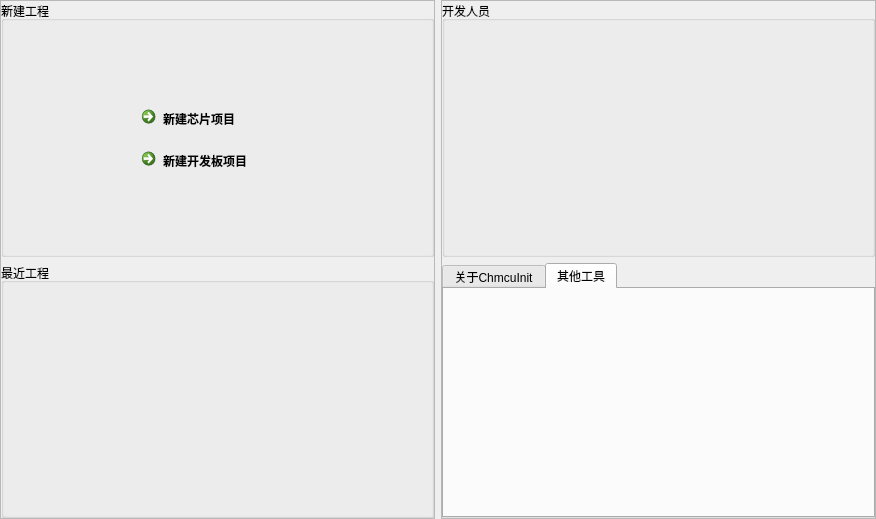
<?xml version="1.0" encoding="UTF-8"?>
<ui version="4.0">
 <class>FormHome</class>
 <widget class="QWidget" name="FormHome">
  <property name="geometry">
   <rect>
    <x>0</x>
    <y>0</y>
    <width>876</width>
    <height>519</height>
   </rect>
  </property>
  <property name="windowTitle">
   <string>Form</string>
  </property>
  <layout class="QGridLayout" name="gridLayout_3">
   <property name="leftMargin">
    <number>0</number>
   </property>
   <property name="topMargin">
    <number>0</number>
   </property>
   <property name="rightMargin">
    <number>0</number>
   </property>
   <property name="bottomMargin">
    <number>0</number>
   </property>
   <item row="0" column="0">
    <widget class="QFrame" name="frame_2">
     <property name="frameShape">
      <enum>QFrame::StyledPanel</enum>
     </property>
     <property name="frameShadow">
      <enum>QFrame::Raised</enum>
     </property>
     <layout class="QGridLayout" name="gridLayout_2" columnstretch="0" rowminimumheight="0,0">
      <property name="leftMargin">
       <number>0</number>
      </property>
      <property name="topMargin">
       <number>0</number>
      </property>
      <property name="rightMargin">
       <number>0</number>
      </property>
      <property name="bottomMargin">
       <number>0</number>
      </property>
      <item row="0" column="0">
       <widget class="QGroupBox" name="groupBox">
        <property name="sizePolicy">
         <sizepolicy hsizetype="Expanding" vsizetype="Ignored">
          <horstretch>0</horstretch>
          <verstretch>0</verstretch>
         </sizepolicy>
        </property>
        <property name="title">
         <string>新建工程</string>
        </property>
        <layout class="QGridLayout" name="gridLayout_4">
         <property name="leftMargin">
          <number>0</number>
         </property>
         <property name="topMargin">
          <number>0</number>
         </property>
         <property name="rightMargin">
          <number>0</number>
         </property>
         <property name="bottomMargin">
          <number>0</number>
         </property>
         <property name="horizontalSpacing">
          <number>6</number>
         </property>
         <item row="0" column="1">
          <spacer name="verticalSpacer">
           <property name="orientation">
            <enum>Qt::Vertical</enum>
           </property>
           <property name="sizeHint" stdset="0">
            <size>
             <width>20</width>
             <height>70</height>
            </size>
           </property>
          </spacer>
         </item>
         <item row="1" column="0">
          <spacer name="horizontalSpacer">
           <property name="orientation">
            <enum>Qt::Horizontal</enum>
           </property>
           <property name="sizeHint" stdset="0">
            <size>
             <width>121</width>
             <height>20</height>
            </size>
           </property>
          </spacer>
         </item>
         <item row="1" column="1">
          <widget class="QCommandLinkButton" name="buttonCreateChipProject">
           <property name="text">
            <string>新建芯片项目</string>
           </property>
           <property name="iconSize">
            <size>
             <width>20</width>
             <height>20</height>
            </size>
           </property>
          </widget>
         </item>
         <item row="1" column="2">
          <spacer name="horizontalSpacer_2">
           <property name="orientation">
            <enum>Qt::Horizontal</enum>
           </property>
           <property name="sizeHint" stdset="0">
            <size>
             <width>111</width>
             <height>20</height>
            </size>
           </property>
          </spacer>
         </item>
         <item row="2" column="1">
          <widget class="QCommandLinkButton" name="buttonCreateBoardProject">
           <property name="text">
            <string>新建开发板项目</string>
           </property>
           <property name="iconSize">
            <size>
             <width>20</width>
             <height>20</height>
            </size>
           </property>
          </widget>
         </item>
         <item row="3" column="1">
          <spacer name="verticalSpacer_2">
           <property name="orientation">
            <enum>Qt::Vertical</enum>
           </property>
           <property name="sizeHint" stdset="0">
            <size>
             <width>20</width>
             <height>69</height>
            </size>
           </property>
          </spacer>
         </item>
        </layout>
       </widget>
      </item>
      <item row="1" column="0">
       <widget class="QGroupBox" name="groupBox_3">
        <property name="sizePolicy">
         <sizepolicy hsizetype="Preferred" vsizetype="Expanding">
          <horstretch>0</horstretch>
          <verstretch>0</verstretch>
         </sizepolicy>
        </property>
        <property name="title">
         <string>最近工程</string>
        </property>
       </widget>
      </item>
     </layout>
    </widget>
   </item>
   <item row="0" column="1">
    <widget class="QFrame" name="frame">
     <property name="sizePolicy">
      <sizepolicy hsizetype="Preferred" vsizetype="Preferred">
       <horstretch>0</horstretch>
       <verstretch>0</verstretch>
      </sizepolicy>
     </property>
     <property name="frameShape">
      <enum>QFrame::StyledPanel</enum>
     </property>
     <property name="frameShadow">
      <enum>QFrame::Raised</enum>
     </property>
     <layout class="QGridLayout" name="gridLayout">
      <property name="leftMargin">
       <number>0</number>
      </property>
      <property name="topMargin">
       <number>0</number>
      </property>
      <property name="rightMargin">
       <number>0</number>
      </property>
      <property name="bottomMargin">
       <number>0</number>
      </property>
      <item row="0" column="0">
       <widget class="QGroupBox" name="groupBox_2">
        <property name="title">
         <string>开发人员</string>
        </property>
       </widget>
      </item>
      <item row="1" column="0">
       <widget class="QTabWidget" name="tabWidget">
        <property name="sizePolicy">
         <sizepolicy hsizetype="Expanding" vsizetype="Ignored">
          <horstretch>0</horstretch>
          <verstretch>0</verstretch>
         </sizepolicy>
        </property>
        <property name="currentIndex">
         <number>1</number>
        </property>
        <widget class="QWidget" name="tab">
         <attribute name="title">
          <string>关于ChmcuInit</string>
         </attribute>
        </widget>
        <widget class="QWidget" name="tab_2">
         <attribute name="title">
          <string>其他工具</string>
         </attribute>
        </widget>
       </widget>
      </item>
     </layout>
    </widget>
   </item>
  </layout>
 </widget>
 <resources/>
 <connections/>
</ui>
